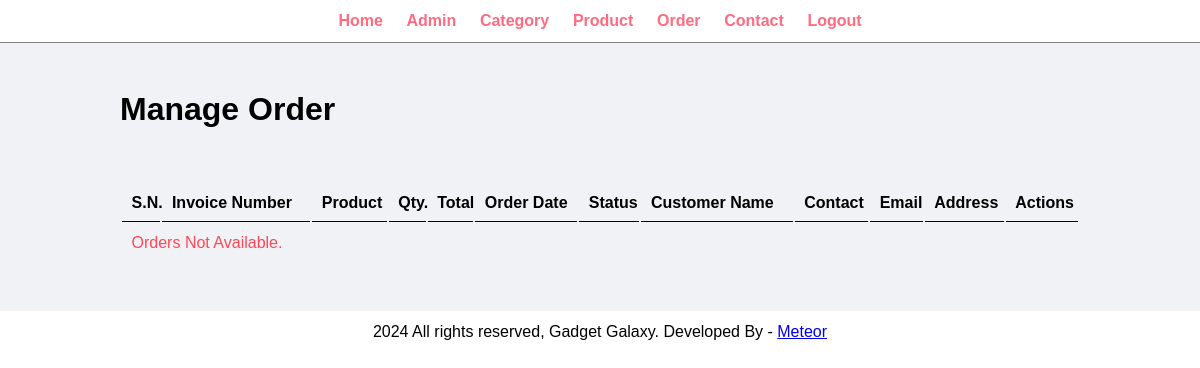
The page /admin/manage-order.php (signed in) on the database as committed earlier.
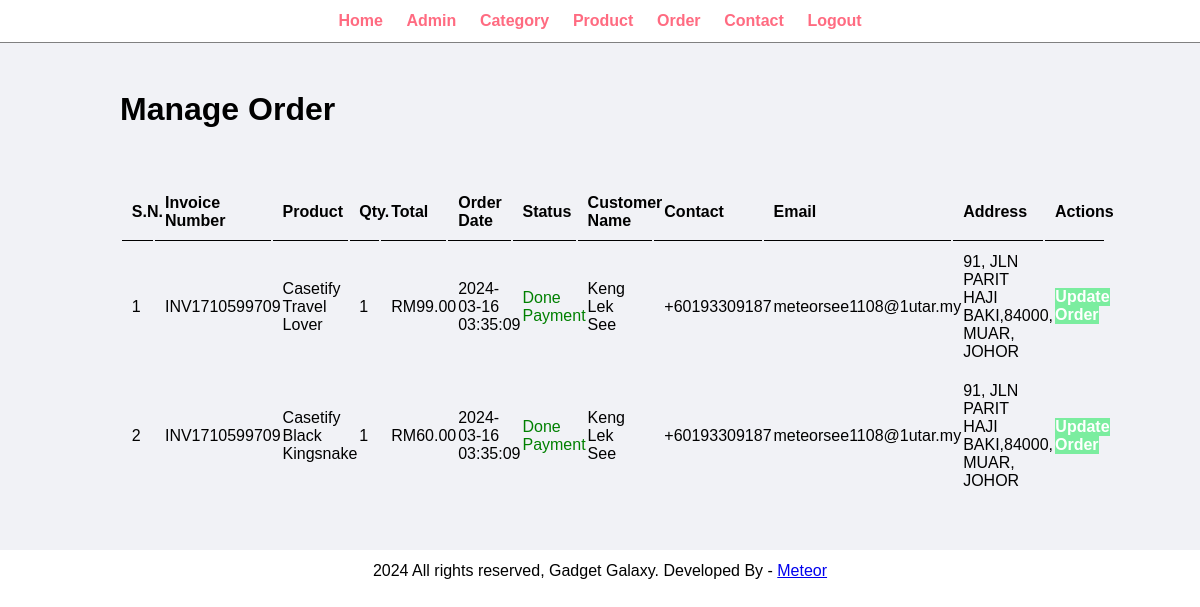
The same page on the database as committed later.
### tables this page shows
CREATE TABLE `tbl_order` (
  `id` int(10) UNSIGNED NOT NULL,
  `invoice_number` varchar(255) NOT NULL,
  `product_id` int(10) UNSIGNED NOT NULL,
  `product_title` varchar(150) NOT NULL,
  `product_price` decimal(10,2) NOT NULL,
  `product_qty` int(11) NOT NULL,
  `product_total` decimal(10,2) NOT NULL,
  `order_date` datetime NOT NULL,
  `status` varchar(50) NOT NULL,
  `first_name` varchar(150) NOT NULL,
  `last_name` varchar(255) NOT NULL,
  `address` varchar(255) NOT NULL,
  `state` varchar(255) NOT NULL,
  `postal` int(5) NOT NULL,
  `email` varchar(255) NOT NULL,
  `phone_no` varchar(255) NOT NULL,
  `order_notes` varchar(255) NOT NULL,
  `user_id` int(10) UNSIGNED NOT NULL
);

### admin/manage-order.php (the view, shortened to what this page needs)
<?php include('partials/menu.php');?>
<div class="main-content">
    <div class="wrapper">
        <h1>Manage Order</h1>
        <br/><br/><br/>
        <table class="tbl-full">
            <tr>
                <th>S.N.</th>
                <th>Invoice Number</th>
                <th>Product</th>
                <th>Qty.</th>
                <th>Total</th>
                <th>Order Date</th>
                <th>Status</th>
                <th>Customer Name</th>
                <th>Contact</th>
                <th>Email</th>
                <th>Address</th>
                <th>Actions</th>
            </tr>
            <?php
                $sql = "SELECT * FROM tbl_order ORDER BY id DESC";
                $res = mysqli_query($conn, $sql);
                $count = mysqli_num_rows($res);
                $sn=1;
                if($count > 0){
                    while($row = mysqli_fetch_assoc($res)){
                        $id = $row["id"];
                        $invoice_number = $row["invoice_number"];
                        $product_title = $row["product_title"];
                        $product_qty = $row["product_qty"];
                        $product_total = $row["product_total"];
                        $order_date = $row["order_date"];
                        $status = $row["status"];
                        $first_name = $row["first_name"];
                        $last_name = $row["last_name"];
                        $email = $row["email"];
                        $phone_no = $row["phone_no"];
                        $address = $row["address"];
                        ?>
                        <tr>
                            <td><?php echo $sn++;?></td>
                            <td><?php echo $invoice_number;?></td>
                            <td><?php echo $product_title;?></td>
                            <td><?php echo $product_qty;?></td>
                            <td>RM<?php echo $product_total;?></td>
                            <td><?php echo $order_date;?></td>
                            <td>
                                <?php
                                    if($status == "Done Payment"){
                                        echo "<label style='color: green;'>$status</label>";
                                    } elseif($status == "Cancelled"){
                                        echo "<label style='color: red;'>$status</label>";
                                    }
                                ?>
                            </td>
                            <td><?php echo $first_name . " " . $last_name;?></td>
                            <td><?php echo $phone_no;?></td>
                            <td><?php echo $email;?></td>
                            <td><?php echo $address;?></td>
                            <td>
                                <a href="<?php echo SITEURL; ?>admin/update-order.php?id=<?php echo $id; ?>" class="btn-secondary" >Update Order</a>
                            </td>
                        </tr>
                        <?php
                    }
                } else {
                    echo "<tr><td colspan='13'><div class='error'>Orders Not Available.</div></td></tr>";
                }
            ?>
        </table>
    </div>
</div>
<?php include('partials/footer.php');?>

### admin/partials/menu.php (shortened to what this page needs)
<html>
    <head>
        <link rel="stylesheet" href="../css/admin.css">
    </head>
    <body>
        <div class="menu text-center">
            <div class="wrapper">
                <ul>
                    <li><a href="index.php">Home</a></li>
                    <li><a href="manage-admin.php">Admin</a></li>
                    <li><a href="manage-category.php">Category</a></li>
                    <li><a href="manage-product.php">Product</a></li>
                    <li><a href="manage-order.php">Order</a></li>
                    <li><a href="manage-contact.php">Contact</a></li>
                    <li><a href="logout.php">Logout</a></li>
                </ul>
            </div>
        </div>

### admin/partials/footer.php
<div class="footer">
            <div class="wrapper">
                <p class="text-center">2024 All rights reserved, Gadget Galaxy. Developed By - <a href="#" >Meteor</a></p>
            </div>
        </div>
        </body>
</html>

### css/admin.css (style rules this page uses)
* { margin: 0; padding: 0; font-family: Arial, Helvetica, sans-serif; }
.wrapper { padding: 1%; width: 80%; margin: 0 auto; }
.menu { border-bottom: 1px solid gray; }
.menu ul { list-style-type: none; }
.menu ul li { display: inline; padding: 1%; }
.menu ul li a { text-decoration: none; font-weight: bold; color: #ff6b81; }
.tbl-full { width: 100%; }
.btn-secondary { background-color: #7bed9f; padding: 1%; color: white; text-decoration: none; font-weight: bold; }
table tr th { border-bottom: 1px solid black; padding: 1%; text-align: left; }
table tr td { padding: 1%; }
.main-content { background-color: #f1f2f6; padding: 3% 0; }
.text-center { text-align: center; }
.error { color: #ff4757; }

Rows that differ between the two databases and show on the page:
added tbl_order: invoice_number "INV1710599709", product_title "Casetify Travel Lover", product_qty "1", product_total "99.00", order_date "2024-03-16 03:35:09", status "Done Payment", first_name "Keng Lek", last_name "See", phone_no "+60193309187", email "meteorsee1108@1utar.my", address "91, JLN PARIT HAJI BAKI,84000, MUAR, JOHOR"
added tbl_order: invoice_number "INV1710599709", product_title "Casetify Black Kingsnake", product_qty "1", product_total "60.00", order_date "2024-03-16 03:35:09", status "Done Payment", first_name "Keng Lek", last_name "See", phone_no "+60193309187", email "meteorsee1108@1utar.my", address "91, JLN PARIT HAJI BAKI,84000, MUAR, JOHOR"
Other text that changed with them:
text no longer shown: "Orders Not Available."
